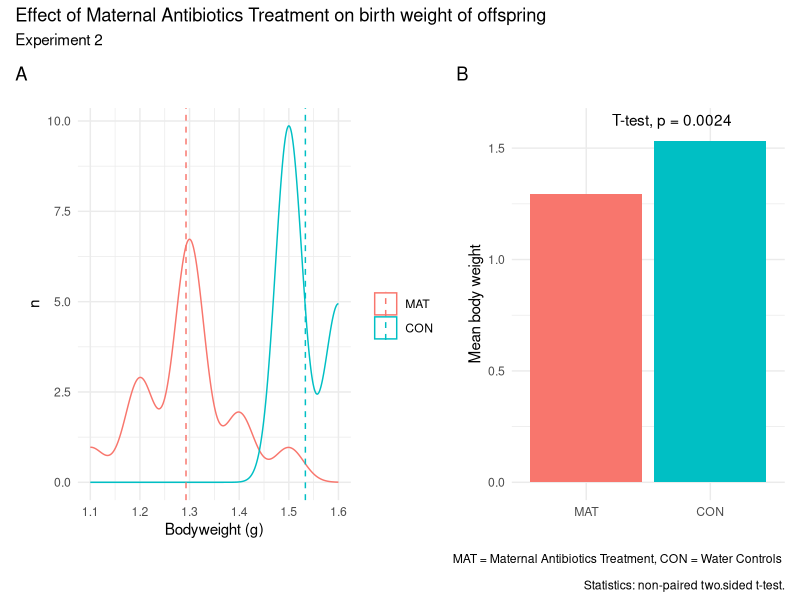

The R source for this figure: (Note: this script raises an error after producing the figure.)
## ---- chunk 1
knitr::opts_chunk$set(echo = TRUE)
library(rstatix)
library(ggpubr)
library(patchwork)
library(tidyverse)
library(readxl)
library(broom)
## ---- chunk 2
data <- read_excel("data/processed/weight_development.xlsx") %>% 
  select(sample_id:cage, bodyweight_birthday_group_average, bodyweight_birthday_plus_24H_group_average, bodyweight_birthday_plus_48H_group_average, bodyweight_baseline, bodyweight_baseline_plus_24h, bodyweight_baseline_plus_48h) %>% 
  rename(day_0 = "bodyweight_birthday_group_average",
         day_1 = "bodyweight_birthday_plus_24H_group_average", 
         day_2 = "bodyweight_birthday_plus_48H_group_average",
         day_3 = bodyweight_baseline, 
         day_4 = `bodyweight_baseline_plus_24h`, 
         day_5 = `bodyweight_baseline_plus_48h`,) %>% 
  pivot_longer(., cols = c(day_0:day_5),
                names_to = "time",
                values_to = "bodyweight") %>% 
  mutate(received_antibiotics = recode_factor(received_antibiotics, 
                                       Yes = "MAT",
                                       No = "CON"))
  #%>%
  # #mutate(across(where(is_character),as_factor))
## ---- chunk 3
startweight <- data %>% 
  filter(exp_number %in% c("1", "2", "3","4")) %>% 
  filter(time %in% c("day_3", "day_5")) %>%
  drop_na(bodyweight) %>% 
  group_by(exp_number, type_of_feed, maternal_treatment, group, time) %>% 
  summarise(startweight = mean(bodyweight),
            sd = sd(bodyweight))

startweight %>% 
  filter(exp_number == "2") %>% 
  arrange(time)
## ---- chunk 4
birthweight <- data %>% 
  filter(exp_number %in% "2") %>% 
  filter(time %in% c("day_0", "day_1", "day_2")) %>%
  drop_na(bodyweight) %>% 
  group_by(exp_number, maternal_treatment, time) %>% 
  summarise(birthweight = mean(bodyweight),
            sd = sd(bodyweight))

birthweight %>% 
  filter(time %in% "day_0") %>% 
  knitr::kable()

lm_birthweight <- data %>%  #LM for effect of gestational age on offspring birthweight. 
  filter(exp_number %in% "2") %>% 
  filter(time %in% c("day_0", "day_1", "day_2")) %>%
  drop_na(bodyweight) %>% 
  filter(time == "day_0") %>% 
  mutate(gestation_age = if_else(maternal_treatment == "CON", 21,20)) %>% 
  do(lm(bodyweight ~ gestation_age + maternal_treatment,.) %>% tidy)
lm_birthweight

data %>% # ANOVA for effect of gestational age on offspring birthweight. 
  filter(exp_number %in% "2") %>% 
  filter(time %in% c("day_0", "day_1", "day_2")) %>%
  drop_na(bodyweight) %>% 
  filter(time == "day_0") %>% 
  mutate(gestation_age = if_else(maternal_treatment == "CON", 21,20)) %>% 
  rstatix::anova_test(., bodyweight ~ gestation_age)
  
## ---- chunk 5
exp2.bw.density <- data %>% 
  filter(exp_number == "2") %>% 
  filter(time == 'day_0') %>% 
  ggplot(aes(x = bodyweight, color = received_antibiotics)) +
    geom_density() +
  geom_vline(data = data %>% 
              filter(exp_number == "2") %>% 
  filter(time == 'day_0') %>% 
  group_by(received_antibiotics) %>% 
  summarise(grp.mean = mean(bodyweight)), aes(xintercept=grp.mean, color=received_antibiotics),
             linetype="dashed") +
  guides(fill = guide_legend(title = ""),
         colour = guide_legend(title = " ")) + 
  labs(title = "", y = "n", x = "Bodyweight (g)") +
  theme_minimal() 

exp2.bw.col <- data %>% 
  filter(exp_number == "2") %>% 
  filter(time == 'day_0') %>% 
  ggplot(aes(x = received_antibiotics, y = bodyweight, fill = received_antibiotics)) +
  geom_bar(stat = "summary",
           fun = "mean") +
  labs(title = "", y = "Mean body weight", x = "") +
  theme_minimal() +  
  stat_compare_means(
    method = "t.test", 
    label.y = 1.6, 
    label.x.npc = 0.4) +
  theme(legend.position="none")

birth_weight_patch <- (exp2.bw.density + exp2.bw.col) + plot_annotation(
  title = 'Effect of Maternal Antibiotics Treatment on birth weight of offspring',
  subtitle = 'Experiment 2',
  tag_levels = 'A',
  caption = 'MAT = Maternal Antibiotics Treatment, CON = Water Controls \n 
  Statistics: non-paired two.sided t-test.'
)
birth_weight_patch
#ggsave("../Results/Weight/Figure_1_Birthweights.png", birth_weight_patch)


## ---- chunk 6
get_box_stats <- function(y, upper_limit = max(data$Bodyweight[data$Time == "Day2"]) * 1.0) {
  return(data.frame(
    y = 0.9 * upper_limit,
    label = paste(
      "n =", length(y), "\n",
      "Mean =", round(mean(y), 2), "\n" #,
      #"Median =", round(median(y), 2), "\n"
    )
  ))
}

my_comparisons <- list( c("Water", "AB"))

data %>% 
  filter(Time == "Day2") %>% 
  ggplot(aes(
    received_antibiotic, Bodyweight
  )) + 
  geom_boxplot() +
  facet_wrap(~experiment_no, 
             nrow = 1) + 
  geom_dotplot(
     binaxis = "y", stackdir = "center", dotsize = 0.5) + 
  stat_summary(
    fun.data = get_box_stats, geom = "text", hjust = 0.5, vjust = 0.9) +
  labs(
    title = "Body weight of offspring from antibiotic-treated vs water-treated mice",
    subtitle = "Results shown from each of the 4 experimental rounds",
    caption = "In Exp. 4 all mice received antibiotoics, hence no control.
    Comparison method: Student T-test",
    x = "Maternal Treatment",
    y = "Bodyweight at end of study (g)"
  ) +
  theme_bw() + 
  stat_compare_means(
    method = "t.test", 
    label.y = 3, 
    comparisons = my_comparisons
    )
## ---- chunk 7
############# Effect of Formula vs. Breastfeeding on Weight Gain" ###################

bodyweight_gain_BFvsFORM <- data %>% 
  mutate(weightgain = weight_end - weight_baseline) %>% 
  ggplot(aes(
    type_of_feed, weightgain
  )) + 
  geom_boxplot() +
  facet_wrap(~experiment_no, 
             nrow = 1) +
geom_dotplot(
     binaxis = "y", stackdir = "center", dotsize = 0.5) + 
  stat_summary(
    fun.data = get_box_stats, geom = "text", hjust = 0.2, vjust = 0.9) +
  labs(
    title = "Effect of Formula vs. Breastfeeding on Weight Gain",
    subtitle = "Results shown from each of the 4 experimental rounds",
    caption = "In Exp. 2 all mice were breastfed.
    Comparison method: Student T-test",
    x = "Type of feed",
    y = "Body weight increase  (g)"
  ) +
  theme_bw() + 
  stat_compare_means(
    method = "t.test", 
    label.y = 3, 
    comparisons = my_comparisons_2
    )
my_comparisons_2 <- list( c("Breastmilk", "Formula"))
bodyweight_gain_BFvsFORM
## ---- chunk 8
############# Effect of  Antibiotocis on weightgain in Breastfed offspring" ################

bodyweight_gain_WATER_BF_vs_AB_BF <- 
  data %>% 
  mutate(weightgain = weight_end - weight_baseline) %>% 
  filter(type_of_feed == "Breastmilk") %>% 
  ggplot(aes(
    received_antibiotic, weightgain#, colour = mother
    )) + 
  geom_boxplot()+
  geom_point()+
  facet_wrap(~experiment_no, 
             nrow = 1) +
  labs(
    title = "Breastfed offspring +/- Maternal Antiobiotics Treatment"
  )
bodyweight_gain_WATER_BF_vs_AB_BF
